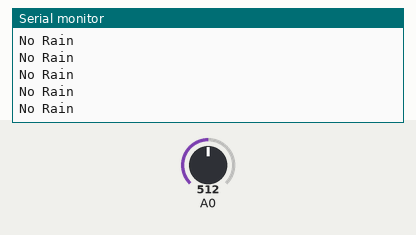
Recording of a sketch running on a simulated Arduino Uno, built with avr-gcc and run on an emulated ATmega328P. Shown: the last lines printed to the serial monitor. The inputs (shaded band) are chosen by the test bench; at power-on: A0 = 512.

Above: at 1.2 s.
1.3 s: A0 set to 489
At 1.8 s:
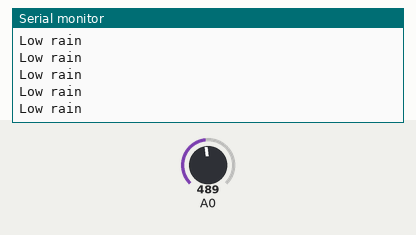
3.2 s: A0 set to 511
At 3.7 s:
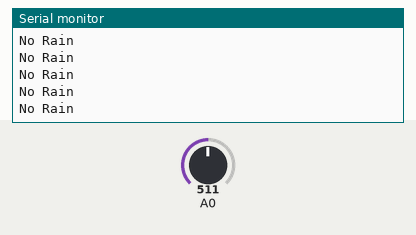
6.2 s: A0 set to 306
At 7.2 s:
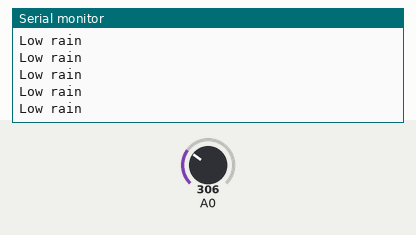
9.2 s: A0 set to 292
At 9.7 s:
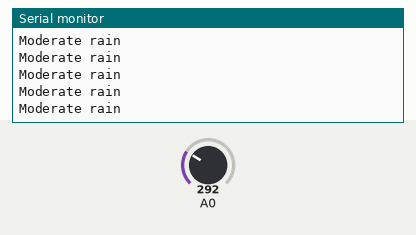
11.1 s: A0 set to 110
14.1 s: A0 set to 90
At 14.6 s:
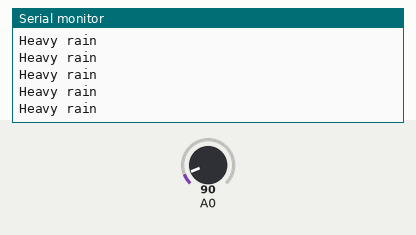

Measured:
- the behaviour switches between 500 and 499 on A0 (found by bisection; images 0 and 1)
- the behaviour switches between 301 and 300 on A0 (found by bisection; images 3 and 4)
- the behaviour switches between 101 and 100 on A0 (found by bisection; images 4 and 5)
- after the input at 1.3 s, the serial monitor: prints a new line after 0.08 s (image 1)
- after the input at 9.2 s, the serial monitor: prints a new line after 0.07 s (image 4)
- after the input at 14.1 s, the serial monitor: prints a new line after 0.08 s (image 5)

The sketch:

RainSensor_Prueba.ino
```cpp
#include <RainSensorYL38.h>

RainSensorYL38 RainSensor(A0);

void setup() {
  Serial.begin(9600);
}

void loop() {
  RainAmount rainamount = RainSensor.GetRainAmount();
  switch (rainamount)
  {
    case RainAmount::RA_NO_RAIN:
      Serial.println("No Rain");
      break;
    case RainAmount::RA_LOW_RAIN:
      Serial.println("Low rain");
      break;
    case RainAmount::RA_MODERATE_RAIN:
      Serial.println("Moderate rain");
      break;
    case RainAmount::RA_HEAVY_RAIN:
      Serial.println("Heavy rain");
      break;
  }
}
```
